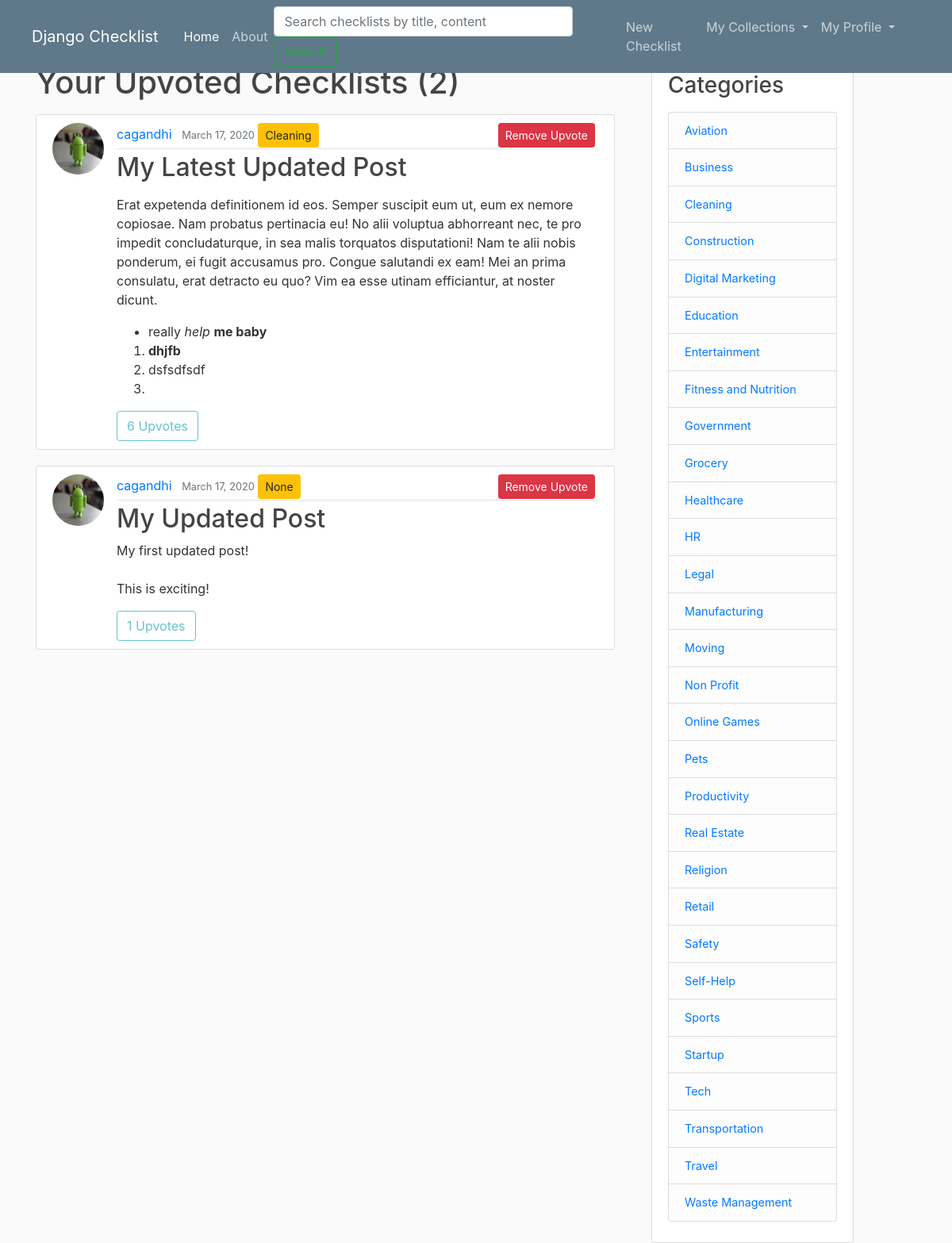
Screenshot of /upvotes/ (signed in) with the database file from the repository.
### checklist/models.py (models this page shows, shortened)
class Upvote(models.Model):
	user = models.ForeignKey(User, on_delete=models.CASCADE)
	checklist = models.ForeignKey(Checklist, on_delete=models.CASCADE)

class Checklist(models.Model):
	title = models.CharField(max_length=100)
	content = RichTextField()
	date_posted = models.DateTimeField(default=timezone.now)
	author = models.ForeignKey(User, on_delete = models.CASCADE)
	visibility = models.IntegerField(default=0)
	category = models.ForeignKey('Category', null=True, on_delete = models.SET_NULL)

class Category(models.Model):
	name = models.CharField(max_length=30)
	def __str__(self):
		return self.name

### users/models.py (models this page shows, shortened)
class Profile(models.Model):
	user = models.OneToOneField(User, on_delete = models.CASCADE)
	image = models.ImageField(default='default.jpg', upload_to='profile_pics')

### checklist/views.py (the view)
# urls.py: path('upvotes/', UpvoteChecklistListView.as_view(), name='upvotes'),
class UpvoteChecklistListView(ListView):
	model = Upvote
	template_name = 'checklist/upvote_checklists.html'
	paginate_by = 5
	def get_context_data(self, **kwargs):
		context = super(UpvoteChecklistListView, self).get_context_data(**kwargs)
		upvotes_cnt_list = []
		upvotes_var = Upvote.objects.filter(user=self.request.user)
		for upvote in upvotes_var:
			upvotes_cnt_list.append(Upvote.objects.filter(checklist=upvote.checklist).count())
		checklist_upvotes = zip(upvotes_var, upvotes_cnt_list)
		paginator = Paginator(list(checklist_upvotes), self.paginate_by)
		page = self.request.GET.get('page')
		try:
			page_checklist_upvotes = paginator.page(page)
		except PageNotAnInteger:
			page_checklist_upvotes = paginator.page(1)
		except EmptyPage:
			page_checklist_upvotes = paginator.page(paginator.num_pages)
		context['checklist_upvotes'] = page_checklist_upvotes
		context['title'] = 'bookmarks'
		context['is_paginated'] = page_checklist_upvotes.has_other_pages
		return context

### checklist/context_processors.py (called while the page is built)
def add_variable_to_context(request):
	return {
		'category_list': Category.objects.all()
	}

### checklist/templates/checklist/upvote_checklists.html (shortened to what this page needs)
{% extends "checklist/base.html" %}
{% block content %}
	<h1 class="mb-3">Your Upvoted Checklists ({{ checklist_upvotes.paginator.count }})</h1>
	{% for upvote, uvote in checklist_upvotes %}
		<article class="media content-section">
			<img class="rounded-circle article-img" src="{{ upvote.checklist.author.profile.image.url }}">
			<div class="media-body">
				<div class="article-metadata">
					<a class="mr-2" href="{% url 'user-checklists' upvote.checklist.author.username %}">{{ upvote.checklist.author }}</a>
					<small class="text-muted">{{ upvote.checklist.date_posted|date:'F d, Y' }}</small>
					<a class="btn btn-sm btn-warning" href="{% url 'category' upvote.checklist.category %}" >{{ upvote.checklist.category }}</a>
					<a style="float: right;" class="btn btn-danger btn-sm mb-3 mr-1" href="{% url 'checklist-upvote' upvote.checklist.id %}">Remove Upvote</a>
				</div>
				<h2><a class="article-title" href="{% url 'checklist-detail' upvote.checklist.id %}">{{ upvote.checklist.title }}</a></h2>
				<p class="article-content">{{ upvote.checklist.content|safe }}</p>
				{% if user.is_authenticated %}
					<a class="btn btn-outline-info disabled">{{ uvote }} Upvotes</a>
				{% endif %}
			</div>
		</article>
	{% endfor %}
{% endblock content  %}

### checklist/templates/checklist/base.html (shortened to what this page needs)
{% load static %}
<!DOCTYPE html>
<html>
<head>
    <link rel="stylesheet" href="https://stackpath.bootstrapcdn.com/bootstrap/4.4.1/css/bootstrap.min.css">
    <link rel="stylesheet" type="text/css" href="{% static 'Checklist/main.css' %}">
</head>
<body>
	<header class="site-header">
        <nav class="navbar navbar-expand-md navbar-dark bg-steel fixed-top">
            <div class="navbar-brand mr-4 ml-4">Django Checklist</div>
            <div class="collapse navbar-collapse" id="navbarToggle">
                <ul class="navbar-nav mr-auto">
                  <li class="nav-item active"> <a class="nav-item nav-link" href="{% url 'checklist-home' %}">Home</a> </li>
                  <li class="nav-item"> <a class="nav-item nav-link" href="{% url 'checklist-about' %}">About</a> </li>
                </ul>
                <form class="form-inline mt-2 mt-md-0" action="{% url 'search' %}" method="get" placeholder="Search" aria-label="Search">
                    <input type="text" size="30" maxlength="30" placeholder="Search checklists by title, content" name="q" value="" class="form-control mr-sm-2" id="q">
                    <input type="submit" value="Search" class="btn btn-outline-success my-2 my-sm-0">
                </form>
                <ul class="navbar-nav mr-5">
                    {% if user.is_authenticated %}
                        <li><a class="nav-item nav-link" href="{% url 'checklist-create' %}">New Checklist</a></li>
                        <li class="nav-item dropdown">
                            <a class="nav-link dropdown-toggle" href="#" id="navbarDropdown" role="button" data-toggle="dropdown" aria-haspopup="true" aria-expanded="false"> My Collections </a>
                        </li>
                        <li class="nav-item dropdown">
                            <a class="nav-link dropdown-toggle" href="#" id="navbarDropdown" role="button" data-toggle="dropdown" aria-haspopup="true" aria-expanded="false"> My Profile </a>
                        </li>
                    {% else %}
                        <a class="nav-item nav-link" href="{% url 'login' %}">Login</a>
                        <a class="nav-item nav-link" href="{% url 'register' %}">Register</a>
                    {% endif %}
                </ul>
            </div>
    </nav>
    </header>
	<main role="main" class="container">
      <div class="row">
        <div class="col-md-8">
          {% block content %}{% endblock %}
        </div>
        <div class="col-md-3 ml-3">
          <div class="content-section" style="font-size: 0.9em">
            <h3>Categories</h3>
            <p class='text-muted'>
              <ul class="list-group">
                {% for category in category_list %}
                    <li class="list-group-item list-group-item-light">
                        <a href="{% url 'category' category %}">{{ category }}</a>
                    </li>
                {% endfor %}
              </ul>
            </p>
          </div>
        </div>
      </div>
    </main>
</body>
</html>

### checklist/static/checklist/main.css (style rules this page uses)
body { background: #fafafa; color: #333333; margin-top: 5rem; }
h1, h2, h3, h4, h5, h6 { color: #444444; }
ul { margin: 0; }
.bg-steel { background-color: #5f788a; }
.site-header .navbar-nav .nav-link { color: #cbd5db; }
.content-section { background: #ffffff; padding: 10px 20px; border: 1px solid #dddddd; border-radius: 3px; margin-bottom: 20px; }
.article-title { color: #444444; }
.article-content { white-space: pre-line; }
.article-img { height: 65px; width: 65px; margin-right: 16px; }
.article-metadata { padding-bottom: 1px; margin-bottom: 4px; border-bottom: 1px solid #e3e3e3 }

### rows the page displays
Upvote: checklist.author.profile.image (picture), checklist.author "cagandhi", checklist.date_posted "March 17, 2020", checklist.category "Cleaning", checklist "My Latest Updated Post", checklist.content "Erat expetenda definitionem id eos. Semper suscipit eum ut, eum ex nemore copiosae. Nam probatus pertinacia eu! No alii voluptua abhorreant nec, te pro impedit concludaturque, in sea malis torquatos disputationi! Nam te alii nobis ponderum, ei fugit accusamus pro. Congue salutandi ex eam! Mei an prima consulatu, erat detracto eu quo? Vim ea esse utinam efficiantur, at noster dicunt. really help me baby dhjfb dsfsdfsdf", uvote "6"
Upvote: checklist.author.profile.image (picture), checklist.author "cagandhi", checklist.date_posted "March 17, 2020", checklist.category "None", checklist "My Updated Post", checklist.content "My first updated post! This is exciting!", uvote "1"
Category: name "Aviation"
Category: name "Business"
Category: name "Cleaning"
Category: name "Construction"
Category: name "Digital Marketing"
Category: name "Education"
Category: name "Entertainment"
Category: name "Fitness and Nutrition"
Category: name "Government"
Category: name "Grocery"
Category: name "Healthcare"
Category: name "HR"
Category: name "Legal"
Category: name "Manufacturing"
Category: name "Moving"
Category: name "Non Profit"
Category: name "Online Games"
Category: name "Pets"
Category: name "Productivity"
Category: name "Real Estate"
Category: name "Religion"
Category: name "Retail"
Category: name "Safety"
Category: name "Self-Help"
Category: name "Sports"
Category: name "Startup"
Category: name "Tech"
Category: name "Transportation"
Category: name "Travel"
Category: name "Waste Management"

### other values shown
{{ checklist_upvotes.paginator.count }} "2"
